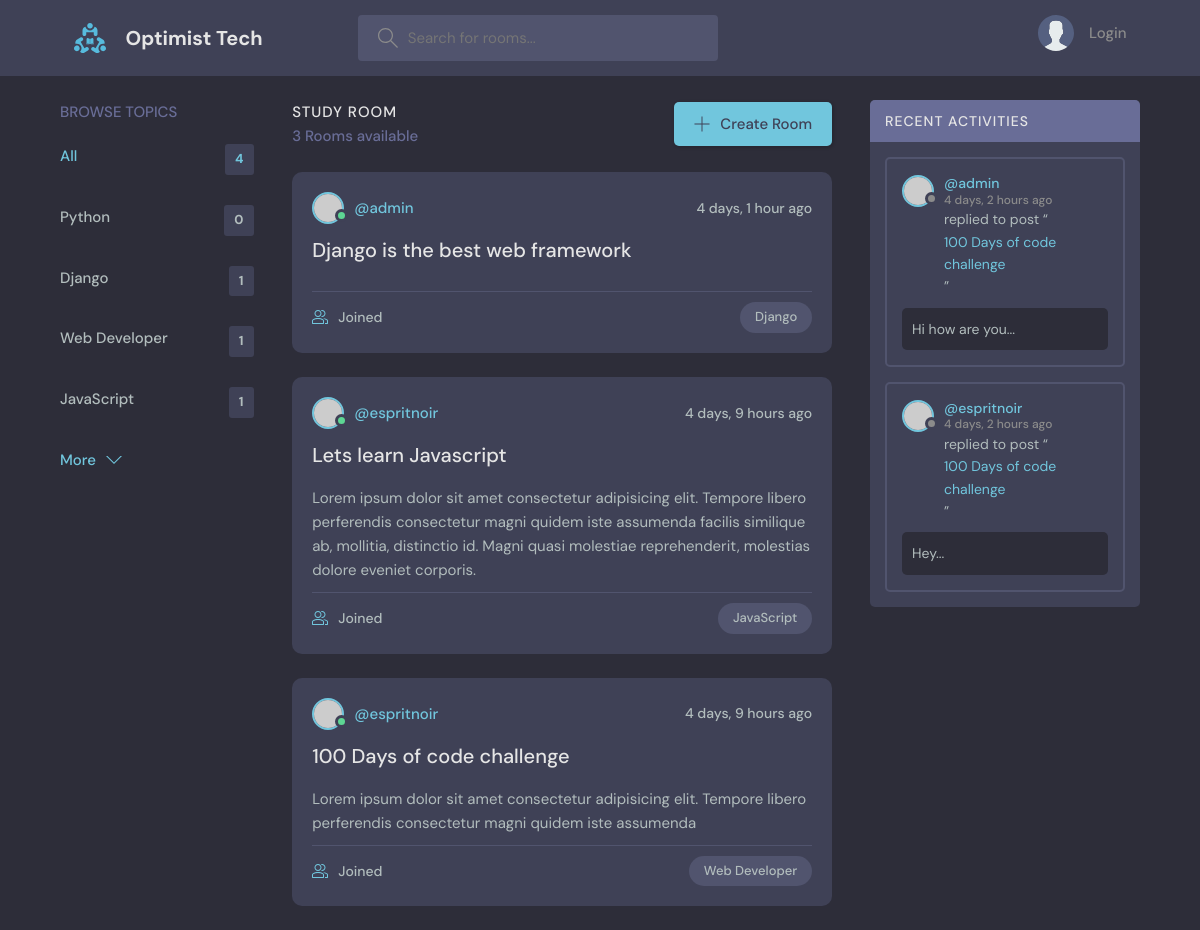
The app's page /, older data.
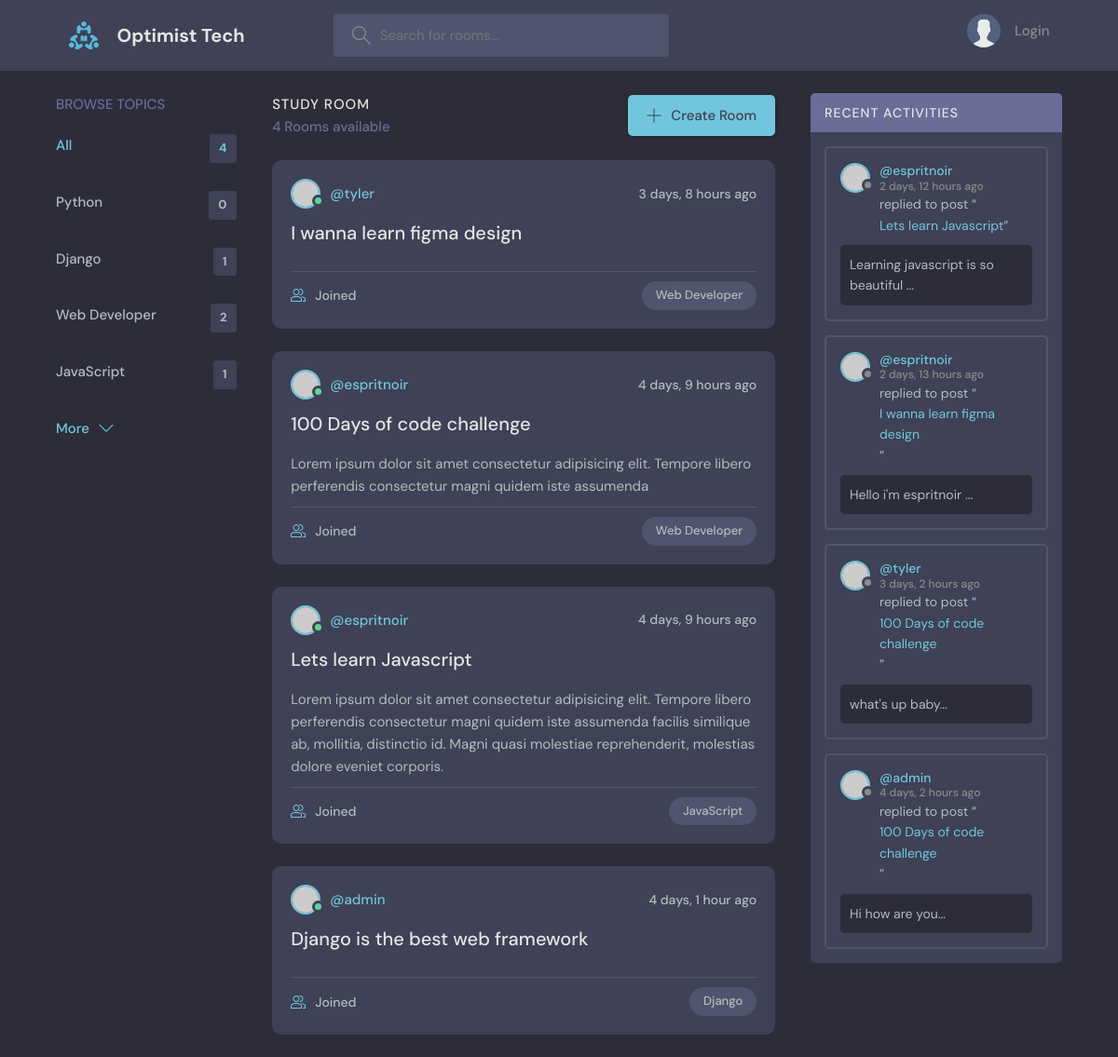
The same page, newer data.
### base/models.py (models this page shows, shortened)
class Topic(models.Model):
    name = models.CharField(max_length=200)

class Room(models.Model):
    host = models.ForeignKey(User, on_delete=models.SET_NULL, null=True)
    topic = models.ForeignKey(Topic, on_delete=models.SET_NULL, null=True)
    name = models.CharField(max_length=200)
    description = models.TextField(null=True, blank=True)
    participants = models.ManyToManyField(User, related_name='participants', blank=True)
    updated = models.DateTimeField(auto_now=True)
    created = models.DateTimeField(auto_now_add=True)
    class Meta:
        ordering = ['-updated', '-created']

class Message(models.Model):
    user = models.ForeignKey(User, on_delete=models.CASCADE)
    room = models.ForeignKey(Room, on_delete=models.CASCADE)
    body = models.TextField()
    updated = models.DateTimeField(auto_now=True)
    created = models.DateTimeField(auto_now_add=True)
    class Meta:
        ordering = ['-updated', '-created']
    def __str__(self) -> str:
        return self.body[0:50]

### base/views.py (the view)
# urls.py: path('', views.home, name="home"),
def home(request):
    q = request.GET.get('q') if request.GET.get('q') != None else ''
    rooms = Room.objects.filter(
        Q(topic__name__icontains=q) | Q(name__icontains=q) | Q(description__icontains=q)
        )
    topics = Topic.objects.all()
    room_count = rooms.count()
    room_messages = Message.objects.filter(
        Q(room__topic__name__icontains=q)
        )
    context = {'rooms': rooms, 'topics': topics, 'room_count': room_count, 'room_messages': room_messages}
    return render(request, 'base/home.html',context )

### base/templates/base/home.html (shortened to what this page needs)
{% extends 'main.html' %} {% block content %}
<main class="layout layout--3">
  <div class="container">
    {% include 'base/topics_component.html' %}
    <div class="roomList">
      <div class="roomList__header">
        <div>
          <h2>Study Room</h2>
          <p>{{room_count}} Rooms available</p>
        </div>
        <a class="btn btn--main" href="{% url 'create-room' %}">
          <svg
            version="1.1"
            xmlns="http://www.w3.org/2000/svg"
            width="32"
            height="32"
            viewBox="0 0 32 32"
          >
            <title>add</title>
            <path
              d="M16.943 0.943h-1.885v14.115h-14.115v1.885h14.115v14.115h1.885v-14.115h14.115v-1.885h-14.115v-14.115z"
            ></path>
          </svg>
          Create Room
        </a>
      </div>
      {% include 'base/feed_component.html' %}
    </div>
    {% include 'base/activity_component.html' %}
  </div>
</main>
{% endblock %}}

### base/templates/base/topics_component.html
<div class="topics">
  <div class="topics__header">
    <h2>Browse Topics</h2>
  </div>
  <ul class="topics__list">
    <li>
      <a href="{% url 'home' %}" class="active"
        >All <span>{{topics.count}}</span></a
      >
    </li>
    {% for topic in topics %}
    <li>
      <a href="{% url 'home' %}?q={{topic.name}}"
        >{{topic.name}}<span>{{topic.room_set.all.count}}</span></a
      >
    </li>
    {% endfor %}
  </ul>
  <a class="btn btn--link" href="topics.html">
    More
    <svg
      version="1.1"
      xmlns="http://www.w3.org/2000/svg"
      width="32"
      height="32"
      viewBox="0 0 32 32"
    >
      <title>chevron-down</title>
      <path d="M16 21l-13-13h-3l16 16 16-16h-3l-13 13z"></path>
    </svg>
  </a>
</div>

### base/templates/base/feed_component.html (shortened to what this page needs)
{% for room in rooms %}
<div class="roomListRoom">
  <div class="roomListRoom__header">
    <a
      href="{% url 'user-profile' room.host.id %}"
      class="roomListRoom__author"
    >
      <div class="avatar avatar--small active">
        <img src="https://randomuser.me/api/portraits/men/11.jpg" />
      </div>
      <span>@{{room.host.username}}</span>
    </a>
    <div class="roomListRoom__actions">
      <span>{{room.created | timesince}} ago</span>
    </div>
  </div>
  <div class="roomListRoom__content">
    <a href="{% url 'room' room.id %}">{{ room.name }}</a>
    <p>{{room.description}}</p>
  </div>
  <div class="roomListRoom__meta">
    <a class="roomListRoom__joined">
      {{room.participants.user}} Joined
    </a>
    <p class="roomListRoom__topic">{{room.topic.name}}</p>
  </div>
</div>
{% endfor %}

### base/templates/base/activity_component.html (shortened to what this page needs)
<div class="activities">
  <div class="activities__header">
    <h2>Recent Activities</h2>
  </div>
  {% for message in room_messages %}
  <div class="activities__box">
    <div class="activities__boxHeader roomListRoom__header">
      <a
        href="{% url 'user-profile' message.user.id %}"
        class="roomListRoom__author"
      >
        {% if request.user == message.user %}
        <div class="avatar avatar--small active">
          <img src="https://randomuser.me/api/portraits/women/11.jpg" />
        </div>
        {% else %}
        <div class="avatar avatar--small">
          <img src="https://randomuser.me/api/portraits/women/11.jpg" />
        </div>
        {% endif %}
        <p>
          @{{message.user.username }}
          <span>{{message.created | timesince}} ago</span>
        </p>
      </a>
    </div>
    <div class="activities__boxContent">
      <p>replied to post “ <a href="{% url 'room' message.room.id %}">{{message.room.name}}</a>”</p>
      <div class="activities__boxRoomContent">{{message}}...</div>
    </div>
  </div>
  {% endfor %}
</div>

Row changes from the older to the newer data that the page shows:
removed Message: user.username "espritnoir", created "4 days, 2 hours", room.name "100 Days of code challenge", body "Hey"
computed for Topic "Web Developer": room_set.all.count "1" → "2"
added Room: host.username "tyler", created "3 days, 8 hours", name "I wanna learn figma design", topic.name "Web Developer"
changed Room "100 Days of code challenge": moves up the list
changed Room "Lets learn Javascript": moves down the list
added Message: user.username "espritnoir", created "2 days, 12 hours", room.name "Lets learn Javascript", body "Learning javascript is so beautiful"
added Message: user.username "espritnoir", created "2 days, 13 hours", room.name "I wanna learn figma design", body "Hello i'm espritnoir"
added Message: user.username "tyler", created "3 days, 2 hours", room.name "100 Days of code challenge", body "what's up baby"
Text that changed along with them:
{{ room_count }}: "3" → "4"
